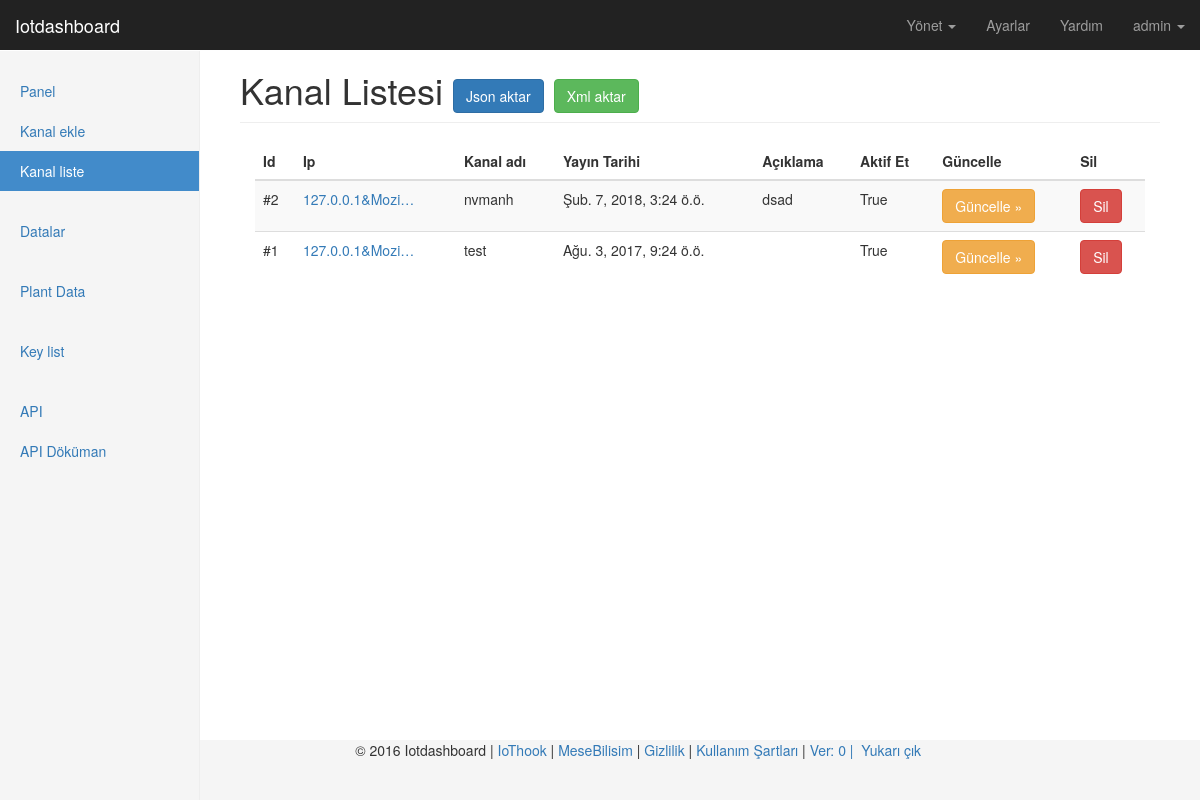
Page /tr/channel/list/ (signed in) on the committed database.
### channels/models.py (models this page shows, shortened)
class Channel(models.Model):
    owner          = models.ForeignKey('auth.User', related_name='ownerchannel')
    channel_name   = models.CharField(_('Kanal adı'), max_length=60, help_text=_('Kanal adını giriniz'))
    channel_name_id= models.CharField(_('Kanal ID'), max_length=90, null=True, blank=True)
    element_1       = models.CharField(_('Element 1'), max_length=20, null=True, blank=True)
    element_id_1    = models.CharField(_('Element ID 1'), max_length=30, null=True, blank=True)
    element_2       = models.CharField(_('Element 2'), max_length=20, null=True, blank=True)
    element_id_2    = models.CharField(_('Element ID 2'), max_length=30, null=True, blank=True)
    element_3       = models.CharField(_('Element 3'), max_length=20, null=True, blank=True)
    element_id_3    = models.CharField(_('Element ID 3'), max_length=30, null=True, blank=True)
    element_4       = models.CharField(_('Element 4'), max_length=20, null=True, blank=True)
    element_id_4    = models.CharField(_('Element ID 4'), max_length=30, null=True, blank=True)
    element_5       = models.CharField(_('Element 5'), max_length=20, null=True, blank=True)
    element_id_5    = models.CharField(_('Element ID 5'), max_length=30, null=True, blank=True)
    element_6       = models.CharField(_('Element 6'), max_length=20, null=True, blank=True)
    element_id_6    = models.CharField(_('Element ID 6'), max_length=30, null=True, blank=True)
    element_7       = models.CharField(_('Element 7'), max_length=20, null=True, blank=True)
    element_id_7    = models.CharField(_('Element ID 7'), max_length=30, null=True, blank=True)
    element_8       = models.CharField(_('Element 8'), max_length=20, null=True, blank=True)
    element_id_8    = models.CharField(_('Element ID 8'), max_length=30, null=True, blank=True)
    element_9       = models.CharField(_('Element 9'), max_length=20, null=True, blank=True)
    element_id_9    = models.CharField(_('Element ID 9'), max_length=30, null=True, blank=True)
    element_10      = models.CharField(_('Element 10'), max_length=20, null=True, blank=True)
    element_id_10   = models.CharField(_('Element ID 10'), max_length=30, null=True, blank=True)
    api_key        = models.CharField(_('Api key'), max_length=200) # api
    description    = models.TextField(_('Açıklama'), blank=True, max_length=255)
    enable         = models.BooleanField(_('Aktif et'), default=True)
    remote_address = models.CharField(_('Ip adres'), max_length=255)
    pub_date       = models.DateTimeField(_('Yayin tarihi'), auto_now=True)

### channels/views.py (the view)
@login_required(login_url=settings.LOGIN_URL)
def channel_list(request):
    channel_list = True
    list = Channel.objects.filter(owner=request.user).order_by('-pk')
    return render(request, "back/channel_list.html", locals())

### channels/templatetags/custom_tags.py (called while the page is built)
@register.simple_tag
def version():
    try:
        return time.strftime('%m%d%Y/%u', time.gmtime(os.path.getmtime('.git/')))
    except:
        return 0

@register.simple_tag
def website_name():
    return WEBSITE_NAME

### templates/back/channel_list.html (shortened to what this page needs)
{% extends "back/base.html" %}
{% load staticfiles %}
{% load custom_tags %}
{% load i18n %}
{% block website_name %}{% trans 'Kanal Listesi' %}
    <a class="btn btn-primary" href='{% url "export" "channel" %}?format=json' role="button">{% trans 'Json aktar' %}</a>
    <a class="btn btn-success" href='{% url "export" "channel" %}?format=xml' role="button">{% trans 'Xml aktar' %}</a>
{% endblock %}
{% block content %}
<div class="col-xs-12 col-sm-12 placeholder">
    <div class="table-responsive">
        <table class="table table-striped">
            <thead>
            <tr>
                <th>{% trans 'Id' %}</th>
                <th>{% trans 'Ip' %}</th>
                <th>{% trans 'Kanal adı' %}</th>
                <th>{% trans 'Yayın Tarihi' %}</th>
                <th>{% trans 'Açıklama' %}</th>
                <th>{% trans 'Aktif Et' %}</th>
                <th>{% trans 'Güncelle' %}</th>
                <th>{% trans 'Sil' %}</th>
            </tr>
            </thead>
            <tbody>
            {% for i in list %}
            <tr>
                <td>#{{ i.id }}</td>
                <td><a class="tooltip-viewport-bottom" title="{{ i.remote_address }}">{{ i.remote_address | truncatechars:15 }}</a></td>
                <td>{{ i.channel_name }}</td>
                <td>{{ i.pub_date }}</td>
                <td>{{ i.description | truncatechars:20 }}</td>
                <td>{{ i.enable }}</td>
                <td><a class="btn btn-warning" href="{% url 'channel_edit' i.id %}" role="button">{% trans 'Güncelle' %} »</a></td>
                <td><a class="btn btn-danger" href="{% url 'channel_delete' i.id %}" role="button" onclick="return confirm('{% trans "Kanal ve veriler silinecek. Emin misiniz?" %}');">{% trans 'Sil' %}</a></td>
            </tr>
            {% endfor %}
            </tbody>
        </table>
    </div>
</div>
{% endblock %}

### templates/back/base.html (shortened to what this page needs)
{% load staticfiles %}
{% load custom_tags %}
{% load i18n %}
{% get_current_language as LANGUAGE_CODE %}
<!DOCTYPE html>
<html lang="{{ LANGUAGE_CODE }}">
<head>
    <link href="{% static "back/dist/css/bootstrap.min.css" %}" rel="stylesheet">
    <link href="{% static "back/assets/css/ie10-viewport-bug-workaround.css" %}" rel="stylesheet">
    <link href="{% static "back/dashboard/dashboard.css" %}" rel="stylesheet">
    <link href="{% static "back/dashboard/sticky-footer.css" %}" rel="stylesheet">
</head>
<body>
{% include 'back/navbar.html' %}
<div class="container-fluid">
    <div class="row">
        {% include 'back/sidebar.html' %}
        <div class="col-sm-9 col-sm-offset-3 col-md-10 col-md-offset-2 main">
            <h1 class="page-header">{% block website_name %}{% endblock %}</h1>
            {% block content %}{% endblock %}
        </div>
    </div>
</div>
    {% include 'back/footer.html' %}
</body>
</html>

### templates/back/navbar.html (shortened to what this page needs)
{% load custom_tags %}
{% load i18n %}
{% load rest_framework %}
<nav class="navbar navbar-inverse navbar-fixed-top">
    <div class="container-fluid">
        <div class="navbar-header">
            <a class="navbar-brand" href="{% url 'index' %}">{% website_name %}</a>
        </div>
        <div id="navbar" class="navbar-collapse collapse">
            <ul class="nav navbar-nav navbar-right">
                <li class="dropdown">
                  <a href="#" class="dropdown-toggle" data-toggle="dropdown" role="button" aria-haspopup="true" aria-expanded="false">{% trans 'Yönet' %} <span class="caret"></span></a>
                </li>
                <li><a href="/admin/">{% trans 'Ayarlar' %}</a></li>
                <li><a href="http://iotdashboard.readthedocs.io/tr/latest/">{% trans 'Yardım' %}</a></li>
                {% if user.is_authenticated %}
                    <li class="dropdown">
                      <a href="#" class="dropdown-toggle" data-toggle="dropdown" role="button" aria-haspopup="true" aria-expanded="false">{{ user }} <span class="caret"></span></a>
                    </li>
                {% endif %}
            </ul>
        </div>
    </div>
</nav>

### templates/back/sidebar.html
{% load i18n %}
<div class="col-sm-3 col-md-2 sidebar">
    <ul class="nav nav-sidebar">
        <li class="{% if panel %}active{% endif %}"><a href="{% url 'index' %}">Panel <span class="sr-only">(current)</span></a></li>
        <li class="{% if channel_add %}active{% endif %}"><a href="{% url 'channel_add' %}">Kanal ekle <span class="sr-only">(current)</span></a></li>
        <li class="{% if channel_list %}active{% endif %}"><a href="{% url 'channel_list' %}">Kanal liste <span class="sr-only">(current)</span></a></li>
    </ul>
    <ul class="nav nav-sidebar">
        <li class="{% if datas %}active{% endif %}"><a href="{% url 'datas' %}">Datalar <span class="sr-only">(current)</span></a></li>
    </ul>
    <ul class="nav nav-sidebar">
        <li class="{% if pi %}active{% endif %}"><a href="{% url 'pi' %}">Plant Data <span class="sr-only">(current)</span></a></li>
    </ul>
    <ul class="nav nav-sidebar">
        <li class="{% if key_list %}active{% endif %}"><a href="{% url 'key_list' %}">Key list <span class="sr-only">(current)</span></a></li>
    </ul>
    <ul class="nav nav-sidebar">
        <li><a href="/api/">{% trans 'API' %}</a></li>
        <li><a href="/api-docs/">{% trans 'API Döküman' %}</a></li>
    </ul>
</div>

### templates/back/footer.html
{% load staticfiles %}
{% load custom_tags %}
{% load i18n %}
<footer class="footer">
    <div class="container">
        <p class="pull-right"> &copy; 2016 {% website_name %} |
            <a href="http://iothook.com">{% trans 'IoThook' %} </a> |
            <a href="http://mesebilisim.com">{% trans 'MeseBilisim' %} </a> |
            <a href="http://electrocoder.github.io/iotdashboard/privacy.html">{% trans 'Gizlilik' %} </a> |
            <a href="http://electrocoder.github.io/iotdashboard/terms.html"> {% trans 'Kullanım Şartları' %} </a> |
            <a> Ver: {% version %} | </a>
            <a href="#">&nbsp;{% trans 'Yukarı çık' %}&nbsp;</a>
        </p>
    </div>
</footer>

### templates/back/js.html (shortened to what this page needs)
{% load staticfiles %}

### static/back/dashboard/dashboard.css (style rules this page uses)
body { padding-top: 50px; }
.navbar-fixed-top { border: 0; }
.sidebar { display: none; }
@media (min-width: 768px) { .sidebar { position: fixed; top: 51px; bottom: 0; left: 0; z-index: 1000; display: block; padding: 20px; overflow-x: hidden; overflow-y: auto; background-color: #f5f5f5; border-right: 1px solid #eee; } }
.nav-sidebar { margin-right: -21px; margin-bottom: 20px; margin-left: -20px; }
.nav-sidebar > li > a { padding-right: 20px; padding-left: 20px; }
.nav-sidebar > .active > a, .nav-sidebar > .active > a:hover, .nav-sidebar > .active > a:focus { color: #fff; background-color: #428bca; }
.main { padding: 20px; }
@media (min-width: 768px) { .main { padding-right: 40px; padding-left: 40px; } }
.main .page-header { margin-top: 0; }
.placeholder { margin-bottom: 20px; }

### static/back/dashboard/sticky-footer.css (style rules this page uses)
html { position: relative; min-height: 100%; }
body { margin-bottom: 60px; }
.footer { position: absolute; bottom: 0; width: 100%; height: 60px; background-color: #f5f5f5; }
.container { width: auto; max-width: 680px; padding: 0 15px; }

### rows in the picture
Channel: id "2", remote_address "127.0.0.1&Mozi…", channel_name "nvmanh", pub_date "Şub. 7, 2018, 3:24 ö.ö.", description "dsad", enable "True"
Channel: id "1", remote_address "127.0.0.1&Mozi…", channel_name "test", pub_date "Ağu. 3, 2017, 9:24 ö.ö.", enable "True"

### other values in the picture
{{ user }} "admin"
